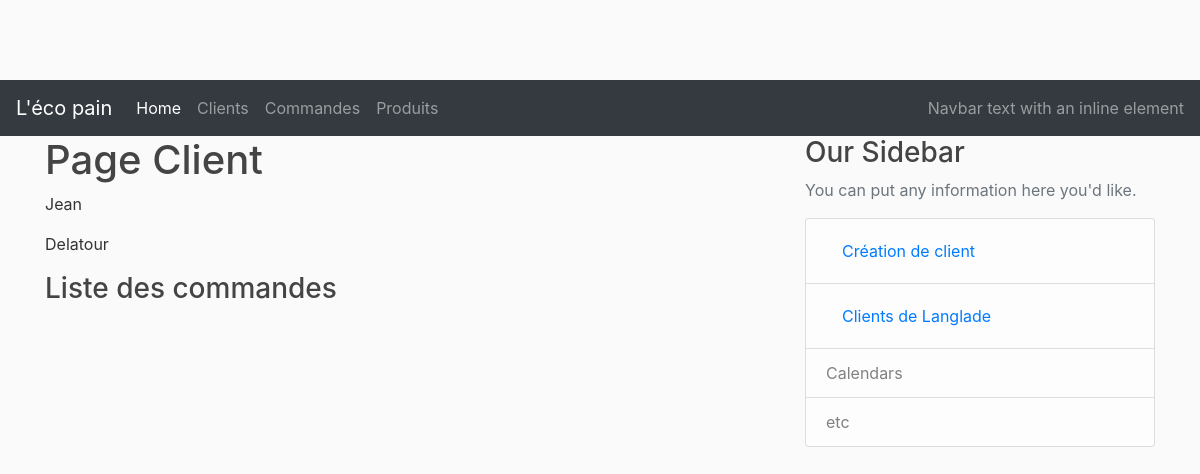
Before: /customers/3 with the older database file.
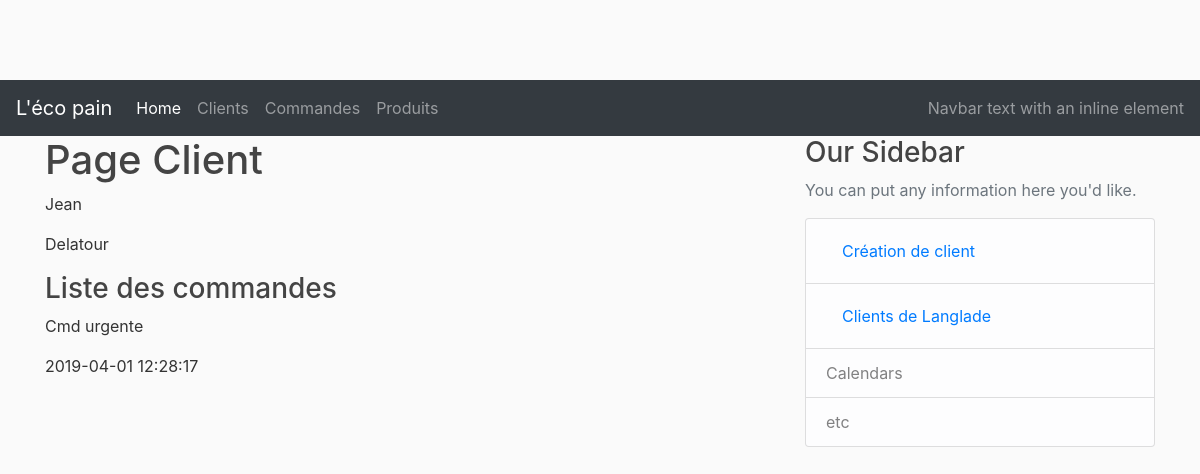
After: the same page with the newer database file.
### lecopain/models.py (models this page shows, shortened)
class Order(db.Model):
    __tablename__ = 'orders'
    id = db.Column(db.Integer, primary_key=True)
    title = db.Column(db.String(50), nullable=False)
    order_dt = db.Column(db.DateTime)
    created_at = db.Column(db.DateTime, nullable=False, default=datetime.utcnow)
    customer_id = db.Column(db.Integer, db.ForeignKey('customers.id'), nullable=False)
    status = db.Column(db.String(20), nullable=False)

### lecopain/controllers/customer_controller.py (the view)
@customer_page.route("/customers/<int:customer_id>")
def customer(customer_id):
    customer = Customer.query.get_or_404(customer_id)
    return render_template('/customers/customer.html', customer=customer)

### lecopain/templates/customers/customer.html
{% extends "layout.html" %}
{% block content %}
    <h1>Page Client</h1>
    <div class="content-section">
        <p>{{customer.firstname}}</p>
        <p>{{customer.lastname}}</p>
    </div>
    <div>
        <h3>Liste des commandes</h3>
    </div>
    <div class="content-section">
        {% for order in customer.orders %}
            <p>{{order.title}}</p>
            <p>{{order.order_dt}}</p>
        {% endfor %}
    </div>
{% endblock %}
{% block right_menu %}
<div class="content-section">
    <h3>Our Sidebar</h3>
    <p class='text-muted'>You can put any information here you'd like.
        <ul class="list-group">
        <li class="list-group-item list-group-item-light">
                <a class="nav-link" href="/customers/new">Création de client</a></li>
        <li class="list-group-item list-group-item-light">
                <a class="nav-link" href="/customers/city/Langlade">Clients de Langlade</a></li>
        <li class="list-group-item list-group-item-light">Calendars</li>
        <li class="list-group-item list-group-item-light">etc</li>
        </ul>
    </p>
</div>
{% endblock %}

Changed rows visible on the page:
added Order: title "Cmd urgente", order_dt "2019-04-01 12:28:17"
